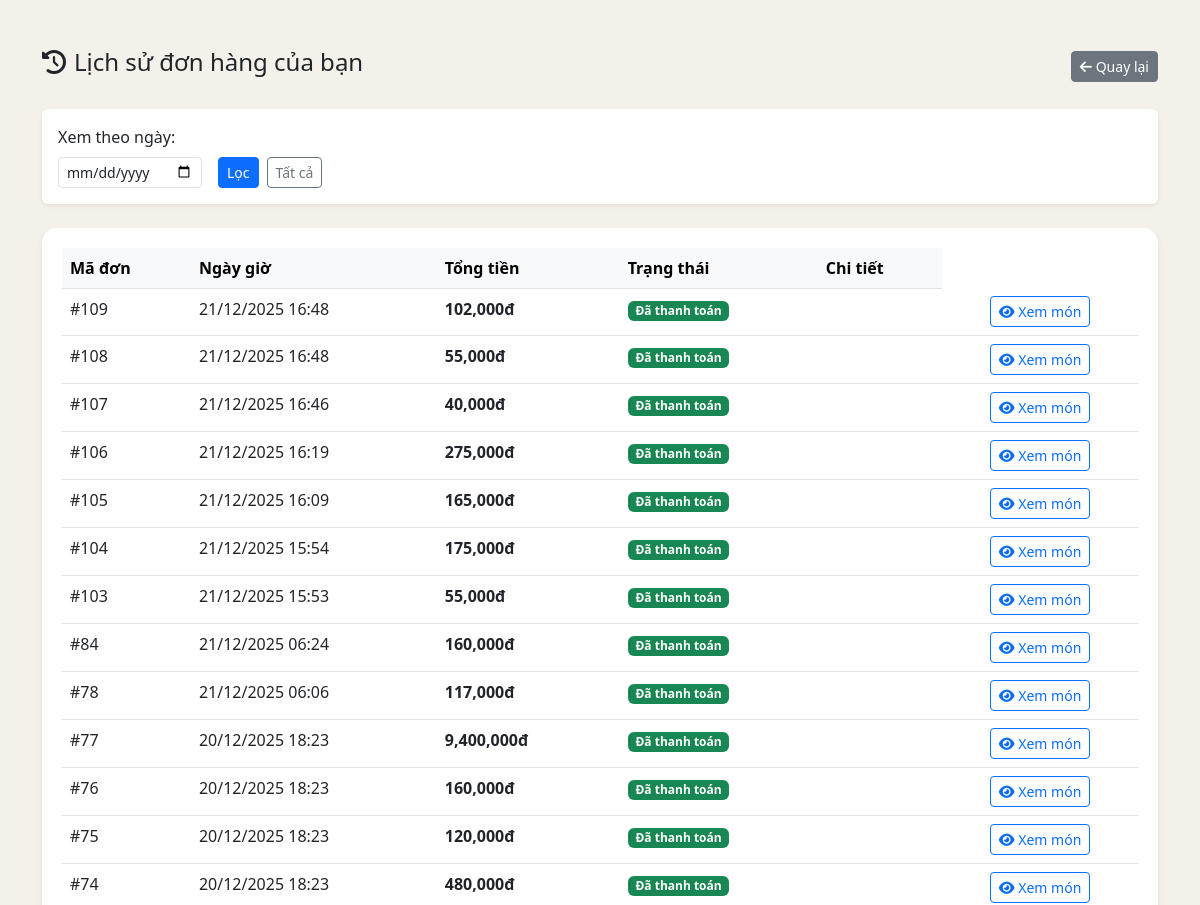
Before: /pos/history.php (signed in, upper part) with the older database file.
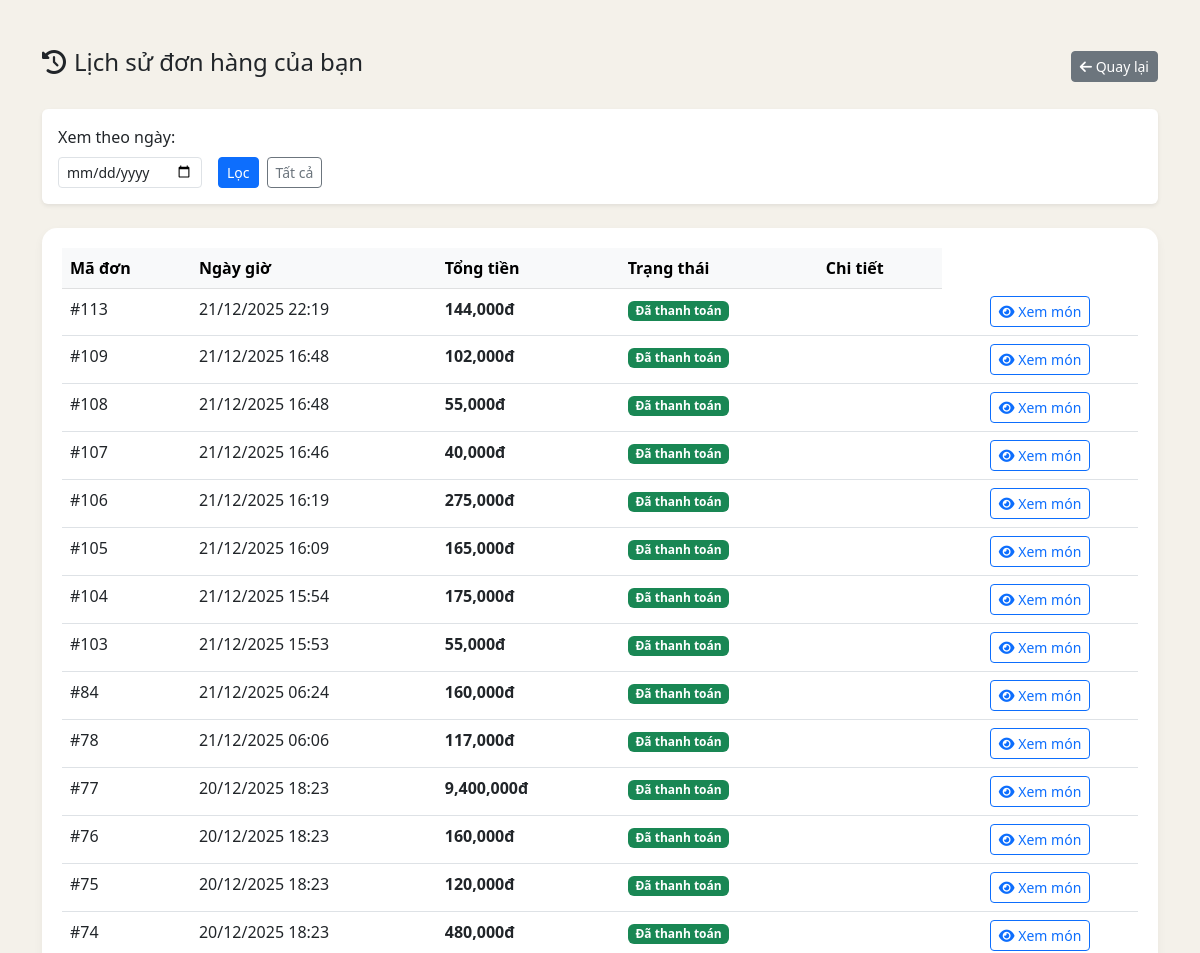
After: the same page with the newer database file.
### tables this page shows
CREATE TABLE `orders` (
  `id` int(11) NOT NULL,
  `user_id` int(11) NOT NULL DEFAULT 1,
  `order_date` datetime NOT NULL DEFAULT current_timestamp(),
  `total_price` int(11) NOT NULL,
  `status` varchar(255) NOT NULL DEFAULT 'not_paid',
  `session_id` int(11) DEFAULT NULL,
  `voucher_code` varchar(50) DEFAULT NULL,
  `discount_percent` decimal(5,2) DEFAULT 0.00,
  `final_amount` decimal(10,2) DEFAULT 0.00
);

### pos/history.php (the view, shortened to what this page needs)
<?php
global $mysqli;
$user_id = $_SESSION['user_id'];
$filter_date = isset($_GET['date']) ? $_GET['date'] : '';
$where_clause = "WHERE user_id = $user_id";
$query = "SELECT * FROM orders $where_clause ORDER BY order_date DESC";
$result = $mysqli->query($query);
?>
<!DOCTYPE html>
<html lang="vi">
<head>
    <link href="https://cdn.jsdelivr.net/npm/bootstrap@5.3.0/dist/css/bootstrap.min.css" rel="stylesheet">
    <link rel="stylesheet" href="https://cdnjs.cloudflare.com/ajax/libs/font-awesome/6.4.0/css/all.min.css">
</head>
<body>
<div class="container py-5">
    <div class="d-flex justify-content-between align-items-center mb-4">
        <h4><i class="fa-solid fa-clock-rotate-left me-2"></i>Lịch sử đơn hàng của bạn</h4>
        <a href="index.php" class="btn btn-secondary btn-sm"><i class="fa-solid fa-arrow-left"></i> Quay lại</a>
    </div>
    <div class="card mb-4 border-0 shadow-sm">
        <div class="card-body">
            <form class="row g-3" method="GET">
                <div class="col-auto">
                    <label class="form-label">Xem theo ngày:</label>
                    <input type="date" name="date" class="form-control form-control-sm" value="<?= $filter_date ?>">
                </div>
                <div class="col-auto d-flex align-items-end">
                    <button type="submit" class="btn btn-primary btn-sm me-2">Lọc</button>
                    <a href="history.php" class="btn btn-outline-secondary btn-sm">Tất cả</a>
                </div>
            </form>
        </div>
    </div>
    <div class="table-container">
        <table class="table table-hover">
            <thead class="table-light">
                <tr>
                    <th>Mã đơn</th>
                    <th>Ngày giờ</th>
                    <th>Tổng tiền</th>
                    <th>Trạng thái</th>
                    <th>Chi tiết</th>
                </tr>
            </thead>
            <tbody>
                <?php if ($result->num_rows > 0): ?>
                    <?php while($row = $result->fetch_assoc()): ?>
                    <tr>
                        <td>#<?= $row['id'] ?></td>
                        <td><?= date('d/m/Y H:i', strtotime($row['order_date'])) ?></td>
                        <td class="fw-bold"><?= number_format($row['total_price']) ?>đ</td>
                        <td><span class="badge bg-success">Đã thanh toán</span></td>
                        <td>
                            <td class="text-center">
    <button class="btn btn-sm btn-outline-primary btn-view-detail"
            data-id="<?= $row['id'] ?>">
        <i class="fa-solid fa-eye"></i> Xem món
    </button>
</td>
                        </td>
                    </tr>
                    <?php endwhile; ?>
                <?php else: ?>
                    <tr><td colspan="5" class="text-center text-muted">Bạn chưa có đơn hàng nào trong ngày này.</td></tr>
                <?php endif; ?>
            </tbody>
        </table>
    </div>
</div>
</body>
</html>

Changed rows visible on the page:
added orders: id "113", order_date "21/12/2025 22:19", total_price "144,000"
